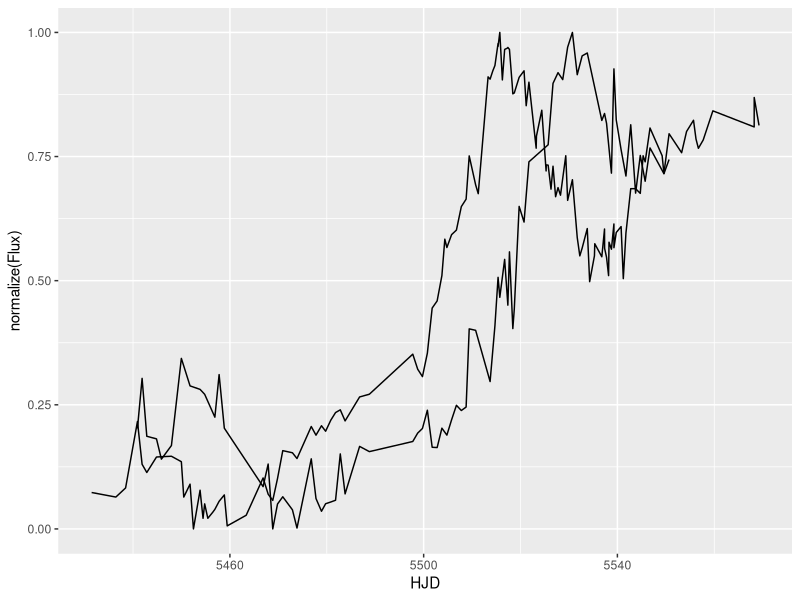
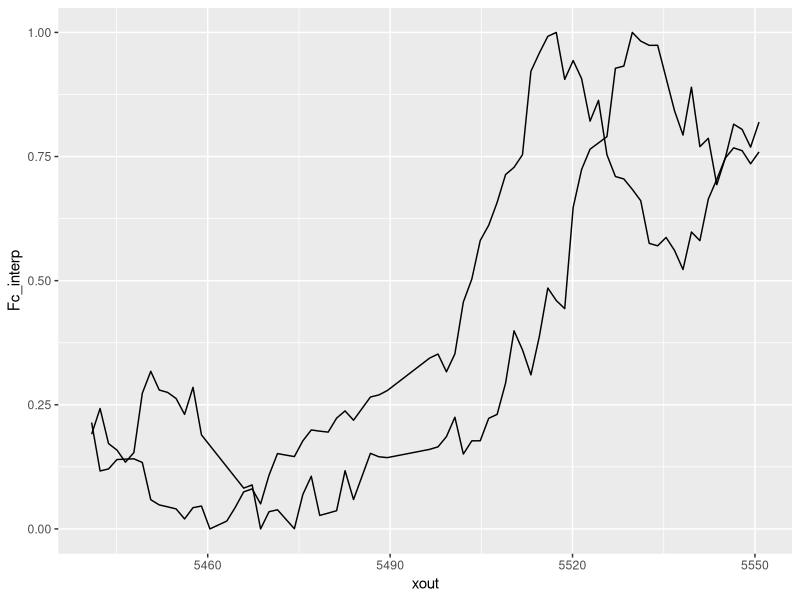
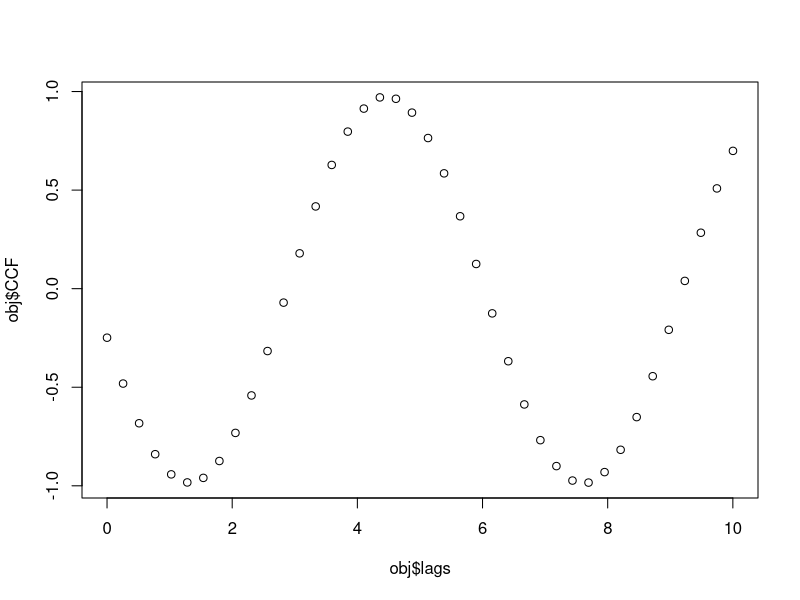
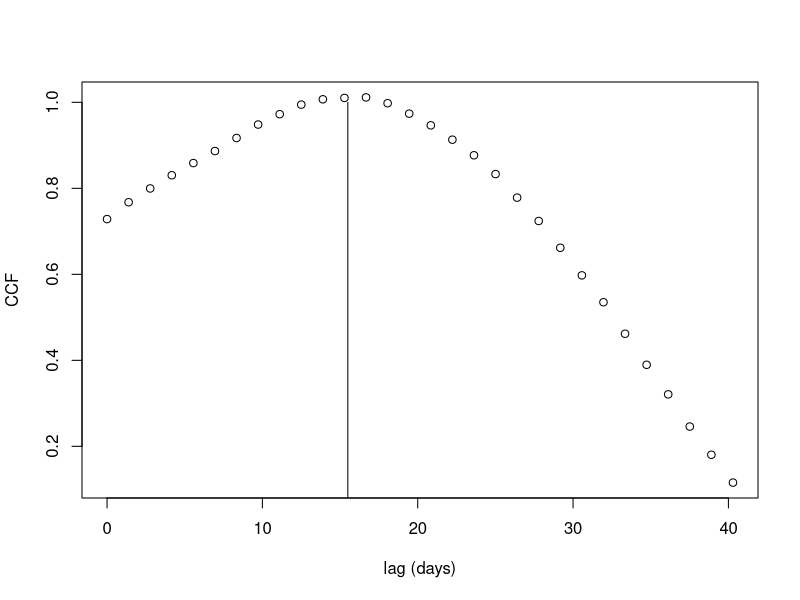
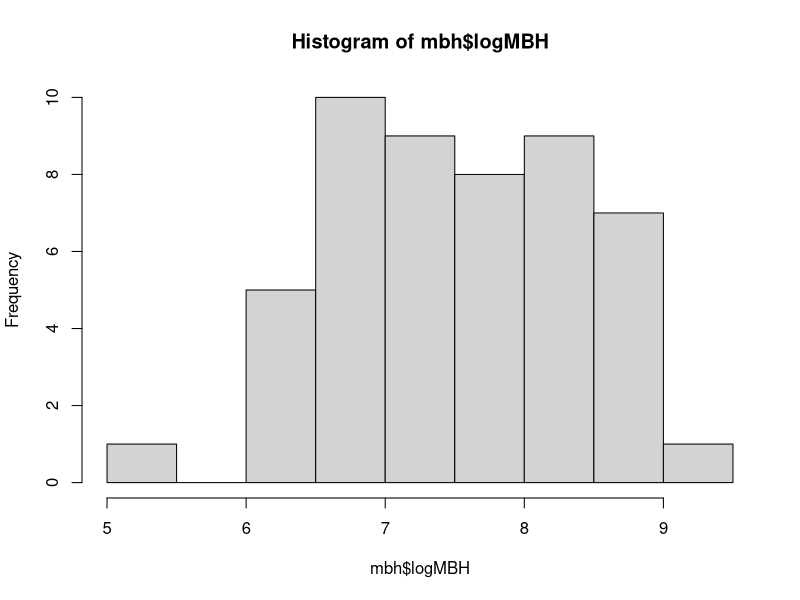

Write the R code that produced these figures, in order.
## ---- chunk 1
knitr::opts_chunk$set(echo = TRUE)
## ---- chunk 2
Continuum=read.table("Mrk335_Continuum.txt")
colnames(Continuum)=c("HJD","Flux")
head(Continuum)
## ---- chunk 3
Emission=read.table("Mrk335_Emission.txt")
colnames(Emission)=c("HJD","FHb")
head(Emission)
## ---- chunk 4
normalize <- function(x) {
    return ((x - min(x)) / (max(x) - min(x)))
  }
## ---- chunk 5
library(ggplot2)
ggplot()+
  geom_line(aes(HJD,normalize(Flux)),data=Continuum)+
  geom_line(aes(HJD,normalize(FHb)),data=Emission)
## ---- chunk 6
xout=seq(min(Emission$HJD),max(Emission$HJD),length.out=length(Emission$HJD)) #pick evenly sampled x values

temp=approx(Emission$HJD,Emission$FHb,xout) #interpolate emission light curve onto those values
temp=temp$y
FHb_interp=normalize(temp)

temp=approx(Continuum$HJD,Continuum$Flux,xout) #interpolate continuum light curve onto those values
temp=temp$y
Fc_interp=normalize(temp)

ggplot()+
  geom_line(aes(xout,Fc_interp))+
  geom_line(aes(xout,FHb_interp))
## ---- chunk 7

CCF<-function(C,L,x,lagmax){
  
  num_lags=lagmax #moving in intervals of 1
  N=length(C)

  sigmaC=sd(C)
  sigmaL=sd(L)
  Cbar=mean(C)
  Lbar=mean(L)
  
  ccf_out=c()
  lags=c()
  

  for(tau in 1:lagmax){
    
    
    count=0 #for normalization
    sum=0

    for(i in (tau+1):N){ #we have to cut off early values so C(t_i-tau) makes sense
      
      count=count+1

      val=(L[i]-Lbar)*(C[i-tau]-Cbar)/(sigmaC*sigmaL) #discrete ccf for one i value

      sum=sum+val
    }
    

    ccf_out=append(ccf_out,sum/count)
    lags=append(lags,x[tau]-x[1])
  
  }

  
  return(list(lags=lags,CCF=ccf_out))
  
}


## ---- chunk 8
x=seq(-2*pi,2*pi,length.out=50)
obj=CCF(sin(x),cos(x),x,40)

plot(obj$lags,obj$CCF)
## ---- chunk 9
obj=CCF(Fc_interp,FHb_interp,xout,30)
plot(obj$lags,obj$CCF,xlab='lag (days)',ylab='CCF')
lines(c(15.5,15.5),c(0,1))
## ---- chunk 10
mbh=read.csv("MBH_edit.csv",sep=",",header=F)
colnames(mbh)=c("Name","RA","Dec","redshift","logMBH","+elogMBH","-elogMBH")
head(mbh)
## ---- chunk 11
hist(mbh$logMBH)
